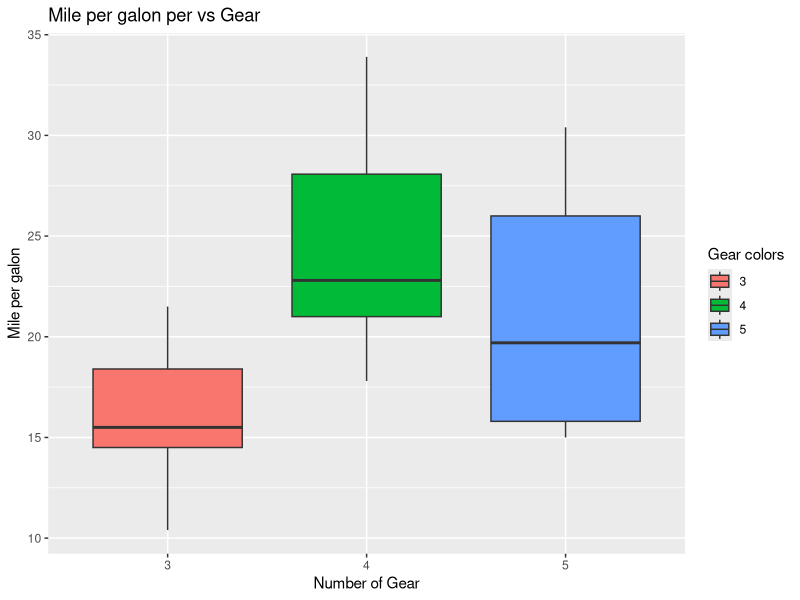
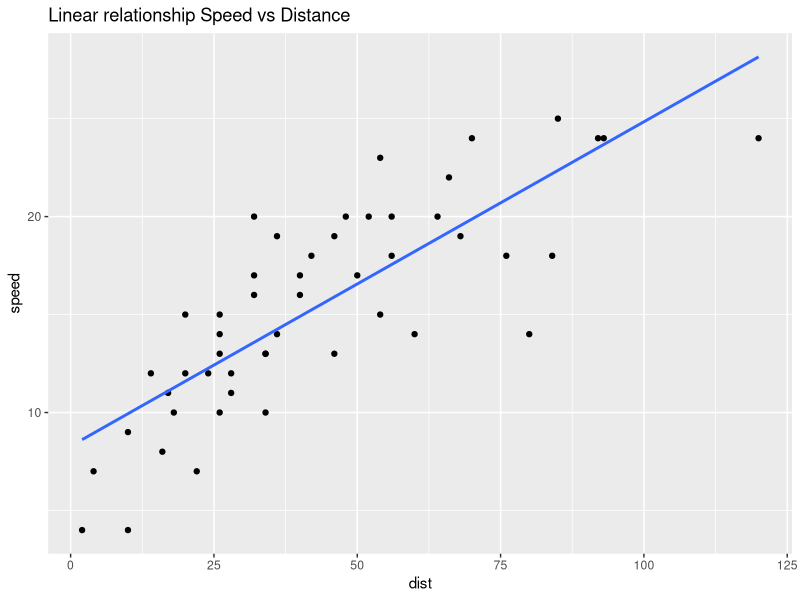

R code for these plots, in order:
## ---- chunk 1
sum(5:55)
## ---- chunk 2
sumfun<-function(n){
  sum(5:n)
}
sumfun(10)
sumfun(20)
sumfun(100)
## ---- chunk 3
number_of_entries <- 12
fibonacci <- numeric(number_of_entries)
fibonacci[1] <- 1
fibonacci[2] <- 1
for (i in 3:number_of_entries) { 
   fibonacci[i] <- fibonacci[i-1]+fibonacci[i-2]
}
fibonacci
## ---- chunk 4
library(ggplot2)
data("mtcars")
ggplot(mtcars,aes(as.factor(gear),mpg,fill = as.factor(gear)))+geom_boxplot()+labs(title = "Mile per galon per vs Gear",x="Number of Gear",y="Mile per galon",fill = "Gear colors")


## ---- chunk 5
data(cars)
model<-lm(speed~dist, data = cars)
summary(model)
## ---- chunk 6
ggplot(cars,aes(dist,speed))+geom_point()+geom_smooth(method='lm',se=F)+ggtitle("Linear relationship Speed vs Distance")


## ---- chunk 7
cars$ft_per_second<-((cars$speed*5280)/3600)
model <- lm(dist~ft_per_second**2,data=cars)
summary(model)
